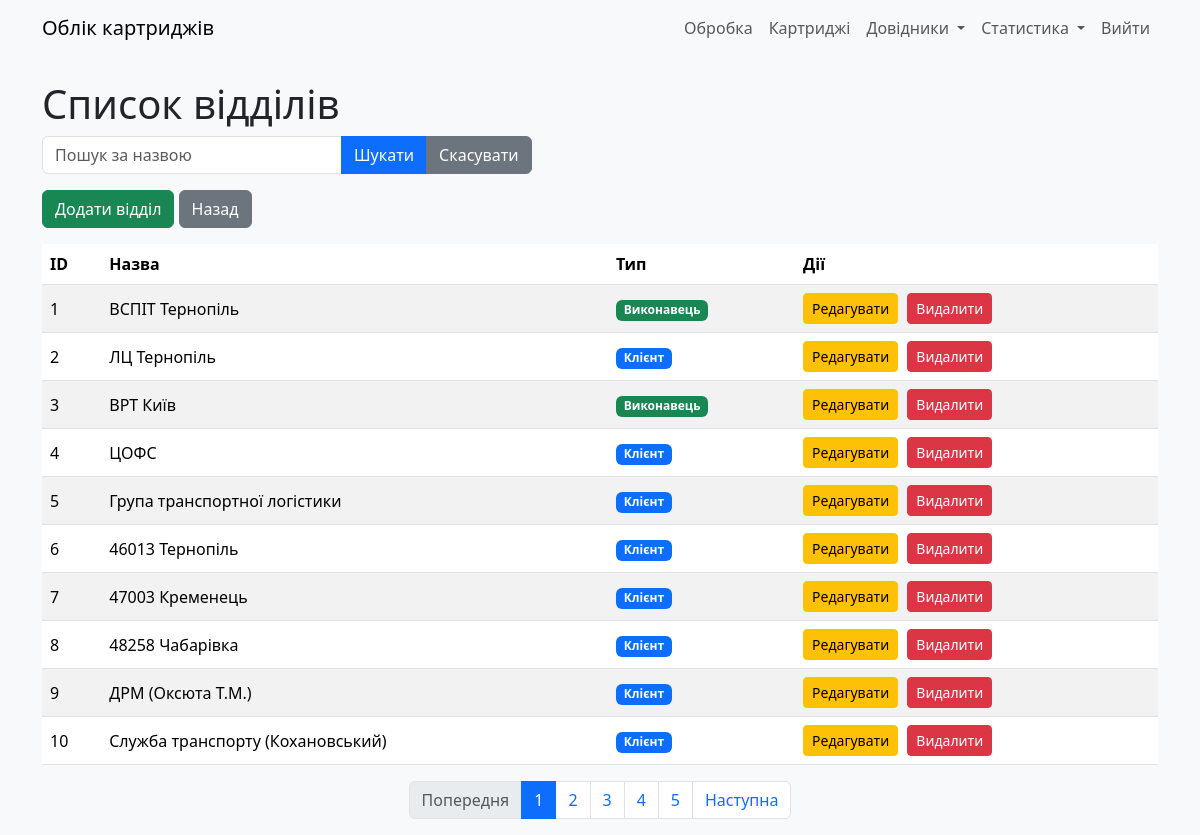
Page /refill_depts (signed in) on the committed database.
### models.py (models this page shows)
class RefillDept(db.Model):
    __tablename__ = "refill_dept"
    id: Mapped[int] = mapped_column(primary_key=True)
    deptname: Mapped[str] = mapped_column(String(30))
    addr1: Mapped[str] = mapped_column(String(255))
    addr2: Mapped[str] = mapped_column(String(255))
    addr3: Mapped[str] = mapped_column(String(255))
    addr4: Mapped[str] = mapped_column(String(255))
    addr5: Mapped[str] = mapped_column(String(255))
    is_exec: Mapped[int] = mapped_column(Integer, server_default=literal(0))
    user_updated: Mapped[int] = mapped_column(ForeignKey(User.id))
    time_updated: Mapped[DateTime] = mapped_column(DateTime, server_default=func.now())

### app.py (the view)
@app.route('/refill_depts')
@login_required
def refill_depts():
    search = request.args.get('search', '')
    page = request.args.get('page', 1, type=int)
    per_page = 10  # Кількість записів на сторінці
    query = RefillDept.query.filter(RefillDept.deptname.ilike(f'%{search}%'))
    pagination = query.paginate(page=page, per_page=per_page)
    return render_template('refill_depts.html',
                           depts=pagination.items,
                           pagination=pagination,
                           search=search)

### app.py (called while the page is built)
@login_manager.user_loader
def load_user(user_id):
    return User.query.get(int(user_id))

### templates/refill_depts.html (shortened to what this page needs)
{% extends "base.html" %}
{% block content %}
    <h1>Список відділів</h1>
    <form method="GET" class="mb-3">
        <div class="input-group">
            <input type="text" name="search" class="form-control" placeholder="Пошук за назвою" value="{{ search }}">
            <button type="submit" class="btn btn-primary">Шукати</button>
            <a href="{{ url_for('refill_depts') }}" class="btn btn-secondary">Скасувати</a>
        </div>
    </form>
    <div class="mb-3">
        <a href="{{ url_for('add_refill_dept') }}" class="btn btn-success">Додати відділ</a>
        <a href="{{ url_for('index') }}" class="btn btn-secondary">Назад</a>
    </div>
    <table class="table table-striped">
        <thead>
            <tr>
                <th>ID</th>
                <th>Назва</th>
                <th>Тип</th>
                <th>Дії</th>
            </tr>
        </thead>
        <tbody>
            {% for dept in depts %}
            <tr>
                <td>{{ dept.id }}</td>
                <td>{{ dept.deptname }}</td>
                <td>
                    {% if dept.is_exec %}
                        <span class="badge bg-success">Виконавець</span>
                    {% else %}
                        <span class="badge bg-primary">Клієнт</span>
                    {% endif %}
                </td>
                <td>
                    <a href="{{ url_for('edit_refill_dept', dept_id=dept.id) }}" class="btn btn-warning btn-sm">Редагувати</a>
                    <form action="{{ url_for('delete_refill_dept', dept_id=dept.id) }}" method="POST" class="d-inline" onsubmit="return confirm('Ви впевнені, що хочете видалити цей відділ?');">
                        <button type="submit" class="btn btn-danger btn-sm">Видалити</button>
                    </form>
                </td>
            </tr>
            {% endfor %}
        </tbody>
    </table>
    <nav aria-label="Page navigation">
        <ul class="pagination justify-content-center">
            {% if pagination.has_prev %}
                <li class="page-item">
                    <a class="page-link" href="{{ url_for('refill_depts', page=pagination.prev_num, search=search) }}">Попередня</a>
                </li>
            {% else %}
                <li class="page-item disabled">
                    <span class="page-link">Попередня</span>
                </li>
            {% endif %}
            {% for page_num in pagination.iter_pages() %}
                {% if page_num %}
                    {% if page_num == pagination.page %}
                        <li class="page-item active">
                            <span class="page-link">{{ page_num }}</span>
                        </li>
                    {% else %}
                        <li class="page-item">
                            <a class="page-link" href="{{ url_for('refill_depts', page=page_num, search=search) }}">{{ page_num }}</a>
                        </li>
                    {% endif %}
                {% else %}
                    <li class="page-item disabled">
                        <span class="page-link">...</span>
                    </li>
                {% endif %}
            {% endfor %}
            {% if pagination.has_next %}
                <li class="page-item">
                    <a class="page-link" href="{{ url_for('refill_depts', page=pagination.next_num, search=search) }}">Наступна</a>
                </li>
            {% else %}
                <li class="page-item disabled">
                    <span class="page-link">Наступна</span>
                </li>
            {% endif %}
        </ul>
    </nav>
{% endblock %}

### static/css/style.css (style rules this page uses)
body { background-color: #f8f9fa; }
.table th, .table td { vertical-align: middle; }
.form-control, .form-select { max-width: 300px; }
.btn-sm { margin-right: 5px; }

### rows in the picture
RefillDept: id "1", deptname "ВСПІТ Тернопіль", is_exec "Виконавець"
RefillDept: id "2", deptname "ЛЦ Тернопіль", is_exec "Клієнт"
RefillDept: id "3", deptname "ВРТ Київ", is_exec "Виконавець"
RefillDept: id "4", deptname "ЦОФС", is_exec "Клієнт"
RefillDept: id "5", deptname "Група транспортної логістики", is_exec "Клієнт"
RefillDept: id "6", deptname "46013 Тернопіль", is_exec "Клієнт"
RefillDept: id "7", deptname "47003 Кременець", is_exec "Клієнт"
RefillDept: id "8", deptname "48258 Чабарівка", is_exec "Клієнт"
RefillDept: id "9", deptname "ДРМ (Оксюта Т.М.)", is_exec "Клієнт"
RefillDept: id "10", deptname "Служба транспорту (Кохановський)", is_exec "Клієнт"

### other values in the picture
{{ page_num }} "1"
{{ page_num }} "2" "3" "4" "5"
